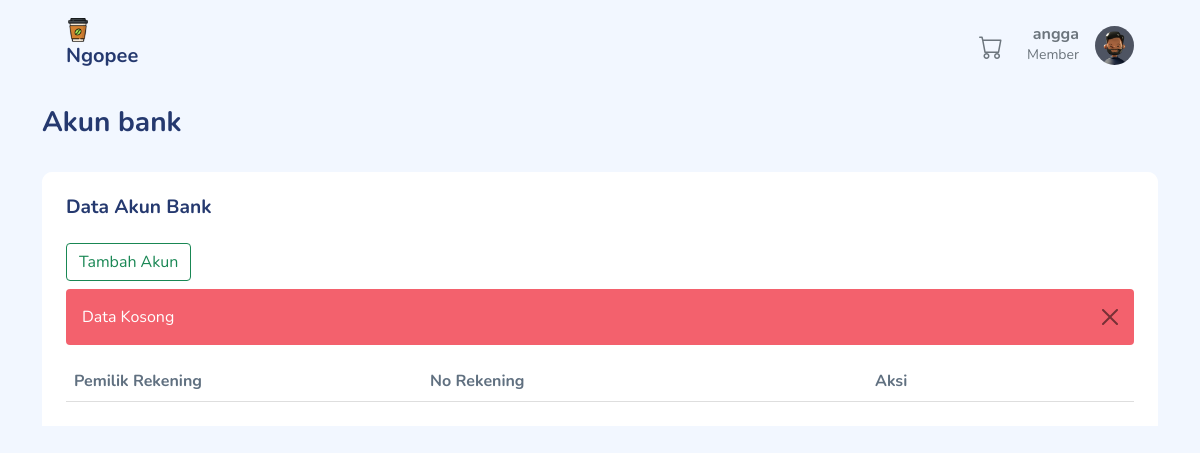
The app's page /index.php?page=pelanggan&aksi=akunBank (signed in), older data.
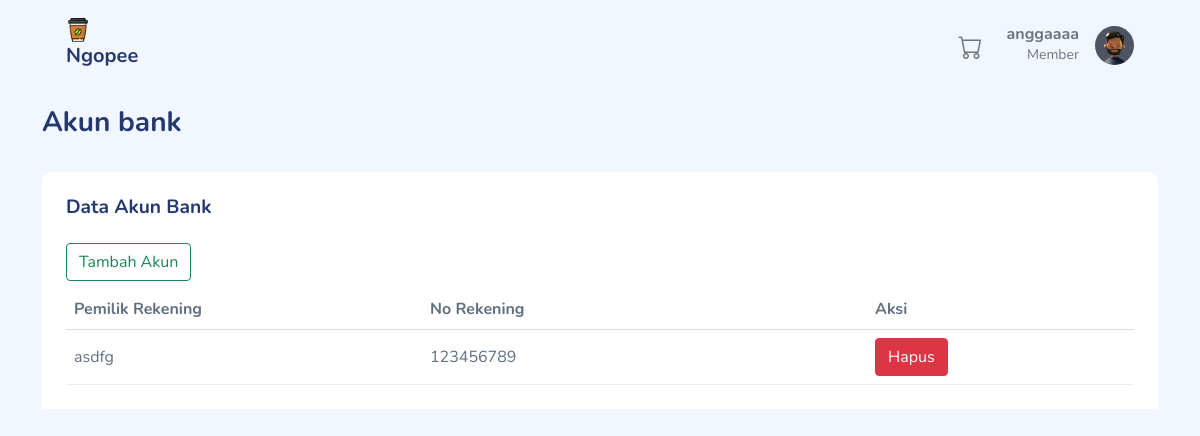
The same page, newer data.
### tables this page shows
CREATE TABLE `akun_bank` (
  `akunbank_id` int(11) NOT NULL,
  `user_id` int(11) DEFAULT NULL,
  `akunbank_norek` varchar(255) DEFAULT NULL,
  `akunbank_pemilik` varchar(255) DEFAULT NULL
);

### Controller/PelangganController.php (called while the page is built, shortened)
<?php
class PelangganController
{
    private $model;
    public function __construct()
    {
        $this->model = new PelangganModel();
    }
    public function akunBank()
    {
        $id = $_SESSION['B']['user_id'];
        $data = $this->model->daftarAkunBank($id);
        extract($data);
        require_once("View/pelanggan/akun_bank.php");
    }
}

### Koneksi.php (called while the page is built)
<?php
function koneksi()
{
    $db_host = "localhost";
    $db_user = "root";
    $db_password = "";
    $db_database = "db_ngopee";
    try {
        return new mysqli($db_host,$db_user,$db_password,$db_database);
    } catch (exception $e) {
        echo "Terjadi kesalahan koneksi database";
    }
}

### Model/PelangganModel.php (called while the page is built, shortened)
<?php
class PelangganModel
{
    public function daftarAkunBank($id)
    {
        $sql = "SELECT
                ab.akunbank_id as id,
                u.user_id as idAkun,
                ab.akunbank_norek as norek,
                ab.akunbank_pemilik as pemilik
                From
                akun_bank as ab
                JOIN user as u ON (ab.user_id = u.user_id)
                where
                u.user_id =$id";
        $query = koneksi()->query($sql);
        $hasil = [];
        while ($data = $query->fetch_assoc()) {
            $hasil[] = $data;
        }
        return $hasil;
    }
}

### View/pelanggan/akun_bank.php (the view, shortened to what the changed rows need)
<!DOCTYPE html>
<html lang="en">
<head>
    <link rel="stylesheet" href="assets/css/bootstrap.css">
    <link rel="stylesheet" href="assets/vendors/bootstrap-icons/bootstrap-icons.css">
    <link rel="stylesheet" href="assets/css/app.css">
</head>
<body>
    <div class="container">
        <div class="page-content">
            <section class="section">
                <div class="row" id="table-hover-row">
                    <div class="col-12">
                        <div class="card">
                            <div class="card-header">
                                <div class="table-responsive">
                                    <table class="table table-hover mb-0">
                                        <thead>
                                            <tr>
                                                <th class="col-4">Pemilik Rekening</th>
                                                <th class="col-5">No Rekening</th>
                                                <th class="col-3">Aksi</th>
                                            </tr>
                                        </thead>
                                        <tbody>
                                            <?php if (!empty($data)) : ?>
                                                <?php foreach ($data as $row) : ?>
                                                    <tr>
                                                        <td class="text-bold-500"><?= $row['pemilik'] ?></td>
                                                        <td class="text-bold-500"><?= $row['norek'] ?></td>
                                                        <td>
                                                            <a href="index.php?page=pelanggan&aksi=hapusAkunBank&id=<?= $row['id'] ?>" class="btn btn-danger">Hapus</a>
                                                        </td>
                                                    </tr>
                                                <?php endforeach; ?>
                                            <?php else : ?>
                                                <div class="alert alert-danger alert-dismissible show fade">
                                                    Data Kosong
                                                    <button type="button" class="btn-close" data-bs-dismiss="alert" aria-label="Close"></button>
                                                </div>
                                            <?php endif; ?>
                                        </tbody>
                                    </table>
                                </div>
                            </div>
                        </div>
                    </div>
                </div>
            </section>
        </div>
    </div>
</body>
</html>

### View/menu/menu_pelanggan.php (shortened to what the changed rows need)
<!DOCTYPE html>
<html lang="en">
<head>
    <link rel="stylesheet" href="assets/css/bootstrap.css">
    <link rel="stylesheet" href="assets/vendors/perfect-scrollbar/perfect-scrollbar.css">
    <link rel="stylesheet" href="https://cdn.jsdelivr.net/npm/bootstrap-icons@1.3.0/font/bootstrap-icons.css">
    <link rel="stylesheet" href="assets/vendors/fontawesome/all.min.css">
    <link rel="stylesheet" href="assets/css/app.css">
</head>
<body>
    <div id="app">
        <div class="container">
            <header class='mb-3'>
                <nav class="navbar navbar-expand navbar-light ">
                    <div class="collapse navbar-collapse" id="navbarSupportedContent">
                        <div class="dropdown">
                            <a href="#" data-bs-toggle="dropdown" aria-expanded="false">
                                <div class="user-menu d-flex">
                                    <div class="user-name text-end me-3">
                                        <h6 class="mb-0 text-gray-600"><?= $_SESSION['B']['user_nama'] ?></h6>
                                        <p class="mb-0 text-sm text-gray-600">Member</p>
                                    </div>
                                </div>
                            </a>
                        </div>
                    </div>
                </nav>
            </header>
        </div>
    </div>
</body>
</html>

Row changes from the older to the newer data that the page shows:
added akun_bank: akunbank_pemilik "asdfg", akunbank_norek "123456789"
Text that changed along with them:
$_SESSION['B']['user_nama']: "angga" → "anggaaaa"
text no longer shown: "Data Kosong"
